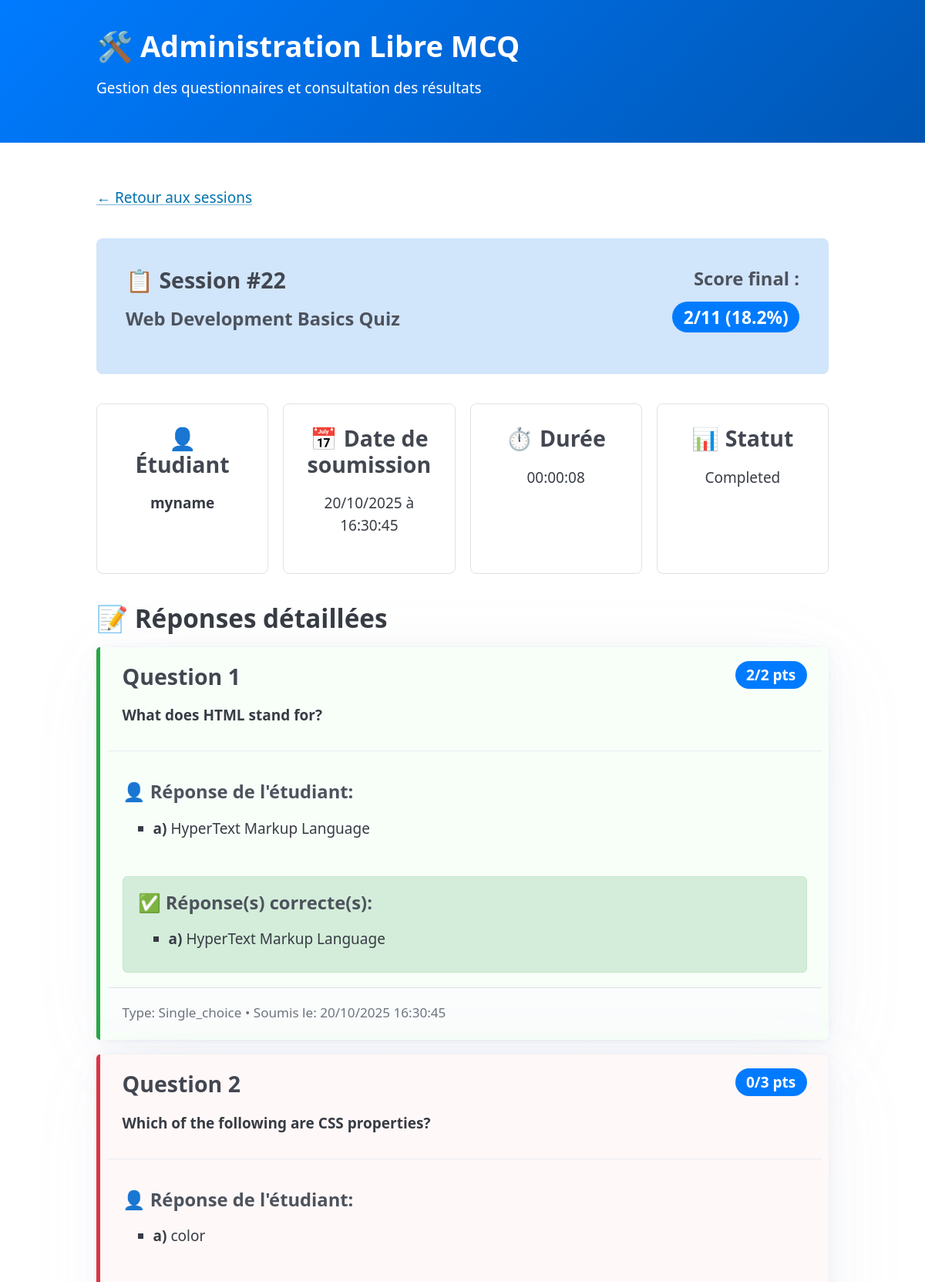
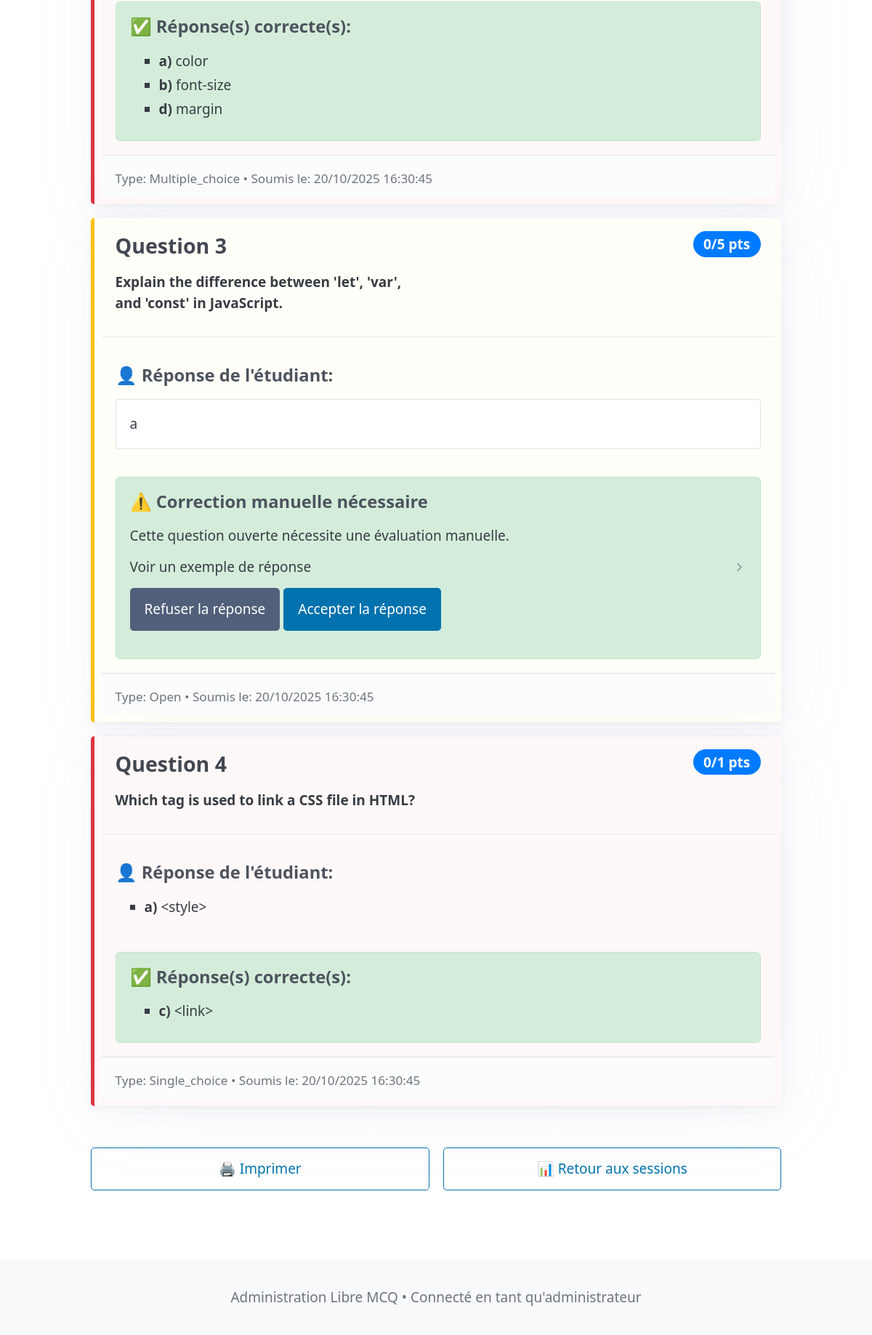
/admin/session_details.php?id=22, run on the app's committed database (2 pictures, top to bottom).
### tables this page shows
CREATE TABLE sessions (
    id INTEGER PRIMARY KEY AUTOINCREMENT,
    mcq_id VARCHAR(255) NOT NULL,
    student_name VARCHAR(255),
    start_time DATETIME DEFAULT CURRENT_TIMESTAMP,
    end_time DATETIME,
    total_score INTEGER DEFAULT 0,
    max_score INTEGER DEFAULT 0,
    percentage DECIMAL(5,2) DEFAULT 0.00,
    status VARCHAR(50) DEFAULT 'in_progress' -- 'in_progress', 'completed'
);

CREATE TABLE answers (
    id INTEGER PRIMARY KEY AUTOINCREMENT,
    session_id INTEGER NOT NULL,
    question_id VARCHAR(255) NOT NULL,
    question_type VARCHAR(50) NOT NULL, -- 'single_choice', 'multiple_choice', 'open', 'text'
    student_answer TEXT, -- Stockage JSON pour les réponses multiples ou texte simple
    correct_answer TEXT, -- Stockage JSON des bonnes réponses
    is_correct BOOLEAN DEFAULT 0,
    points_earned INTEGER DEFAULT 0,
    max_points INTEGER DEFAULT 0,
    created_at DATETIME DEFAULT CURRENT_TIMESTAMP, correction_needed BOOLEAN DEFAULT 0,
    FOREIGN KEY (session_id) REFERENCES sessions(id) ON DELETE CASCADE
);

### admin/session_details.php (called while the page is built, shortened)
<?php
require_once '../incs/functions.php';
require_once '../incs/model.php';
$session_id = intval($_GET['id'] ?? 0);
try {
    $session_data = get_session_results($session_id);
} catch (Exception $e) {
    header('Location: index.php?error=session_not_found');
    exit;
}
$session = $session_data['session'];
$answers = $session_data['answers'];
$mcq_data = read_mcq_data("../data/" . $session['mcq_id']);
require_once '../templates/admin/session_details.php';

### incs/model.php (called while the page is built, shortened)
<?php
function get_database_connection($db_path = null) {
    if ($db_path === null) {
        $db_path = __DIR__ . '/../data/database.sqlite';
    }
    try {
        $pdo = new PDO("sqlite:$db_path");
        $pdo->setAttribute(PDO::ATTR_ERRMODE, PDO::ERRMODE_EXCEPTION);
        $pdo->setAttribute(PDO::ATTR_DEFAULT_FETCH_MODE, PDO::FETCH_ASSOC);
        return $pdo;
    } catch (PDOException $e) {
        throw new Exception("Erreur de connexion à la base de données : " . $e->getMessage());
    }
}
function get_session_results($session_id) {
    try {
        $pdo = get_database_connection();
        $stmt = $pdo->prepare("SELECT * FROM sessions WHERE id = ?");
        $stmt->execute([$session_id]);
        $session = $stmt->fetch();
        $stmt = $pdo->prepare("SELECT * FROM answers WHERE session_id = ? ORDER BY question_id");
        $stmt->execute([$session_id]);
        $answers = $stmt->fetchAll();
        return [
            'session' => $session,
            'answers' => $answers
        ];
    } catch (PDOException $e) {
        throw new Exception("Erreur lors de la récupération des résultats : " . $e->getMessage());
    }
}

### incs/functions.php (called while the page is built, shortened)
<?php
    function read_mcq_data($mcq_dir)
    {
        $result = null;
        $data_file = $mcq_dir . DIRECTORY_SEPARATOR . 'mcq.json';
        if (file_exists($data_file))
        {
            $json_content = file_get_contents($data_file);
            $result = json_decode($json_content, true);
        }
        if (file_exists($mcq_dir . DIRECTORY_SEPARATOR . 'status.txt'))
        {
            $result['status'] = trim(file_get_contents($mcq_dir . DIRECTORY_SEPARATOR . 'status.txt'));
        }
        if (file_exists($mcq_dir . DIRECTORY_SEPARATOR . 'ai_protect.txt'))
        {
            $result['ai_protect'] = filter_var(trim(file_get_contents($mcq_dir . DIRECTORY_SEPARATOR . 'ai_protect.txt')), FILTER_VALIDATE_BOOLEAN);
        }
        $result['id'] = basename($mcq_dir);
        return $result;
    }

### templates/admin/session_details.php (the view, shortened to what this page needs)
<?php require_once '../templates/admin/incs/header.php'; ?>
    <main class="container">
        <nav class="mb-4">
            <a href="mcq_sessions.php?id=<?= urlencode($session['mcq_id']) ?>">← Retour aux sessions</a>
        </nav>
        <section class="mb-4 px-4 py-4 radius pico-background-azure-100">
            <div class="grid">
                <div>
                    <h3>📋 Session #<?= $session_id ?></h3>
                    <h4><?= htmlspecialchars($mcq_data['title'] ?? 'MCQ') ?></h4>
                </div>
                <div style="text-align: right;">
                    <h4>Score final : </h4>
                    <span class="score-badge" style="font-size: 1.2em;">
                        <?= $session['total_score'] ?>/<?= $session['max_score'] ?>
                        (<?= number_format($session['percentage'], 1) ?>%)
                    </span>
                </div>
            </div>
        </section>
        <div class="info-grid">
            <div class="info-card">
                <h3>👤 Étudiant</h3>
                <p><strong><?= htmlspecialchars($session['student_name']) ?></strong></p>
            </div>
            <div class="info-card">
                <h3>📅 Date de soumission</h3>
                <p><?= date('d/m/Y à H:i:s', strtotime($session['end_time'])) ?></p>
            </div>
            <div class="info-card">
                <h3>⏱️ Durée</h3>
                <p>
                    <?php
                    $start = new DateTime($session['start_time']);
                    $end = new DateTime($session['end_time']);
                    $duration = $start->diff($end);
                    echo $duration->format('%H:%I:%S');
                    ?>
                </p>
            </div>
            <div class="info-card">
                <h3>📊 Statut</h3>
                <p><?= ucfirst($session['status']) ?></p>
            </div>
        </div>
        <section>
            <h2>📝 Réponses détaillées</h2>
            <?php if (empty($answers)): ?>
                <article>
                    <p style="text-align: center; color: #6c757d;">
                        Aucune réponse enregistrée pour cette session.
                    </p>
                </article>
            <?php else: ?>
                <?php
                $question_index = 1;
                foreach ($answers as $answer):
                    $student_answers = json_decode($answer['student_answer'], true);
                    $correct_answers = json_decode($answer['correct_answer'], true);
                    $question = null;
                    if ($mcq_data && isset($mcq_data['questions'])) {
                        foreach ($mcq_data['questions'] as $q) {
                            if ($q['id'] == $answer['question_id']) {
                                $question = $q;
                                break;
                            }
                        }
                    }
                    if ($answer['correction_needed']) {
                        $css_class = 'answer-manual';
                    } elseif ($answer['is_correct']) {
                        $css_class = 'answer-correct';
                    } else {
                        $css_class = 'answer-incorrect';
                    }
                ?>
                    <article class="answer-card px-3 py-3 mb-2 <?= $css_class ?>" id="answer-<?= htmlspecialchars($answer['id'])?>">
                        <header>
                            <div class="grid">
                                <div>
                                    <h3>Question <?= $question_index++ ?></h3>
                                    <?php if ($question): ?>
                                        <p><strong><?= htmlspecialchars($question['question']) ?></strong></p>
                                    <?php else: ?>
                                        <p><em>Question ID: <?= htmlspecialchars($answer['question_id']) ?></em></p>
                                    <?php endif; ?>
                                </div>
                                <div style="text-align: right;">
                                    <span class="score-badge">
                                        <?= $answer['points_earned'] ?>/<?= $answer['max_points'] ?> pts
                                    </span>
                                </div>
                            </div>
                        </header>
                        <div class="my-2 py-2">
                            <h4>👤 Réponse de l'étudiant:</h4>
                            <?php if (empty($student_answers) || (is_array($student_answers) && empty($student_answers[0]))): ?>
                                <p><em style="color: #dc3545;">Aucune réponse fournie</em></p>
                            <?php else: ?>
                                <?php if ($answer['question_type'] === 'open'): ?>
                                    <div style="background: white; padding: 1rem; border-radius: 4px; border: 1px solid #dee2e6;">
                                        <?= nl2br(htmlspecialchars(is_array($student_answers) ? ($student_answers[0] ?? '') : $student_answers)) ?>
                                    </div>
                                <?php else: ?>
                                    <ul style="margin: 0.5rem 0;">
                                        <?php
                                        $answers_array = is_array($student_answers) ? $student_answers : [$student_answers];
                                        foreach ($answers_array as $ans):
                                            if (!empty($ans)):
                                        ?>
                                            <li>
                                                <strong><?= htmlspecialchars($ans) ?>)</strong>
                                                <?php if ($question && isset($question['options'][$ans])): ?>
                                                    <?= htmlspecialchars($question['options'][$ans]) ?>
                                                <?php endif; ?>
                                            </li>
                                        <?php
                                            endif;
                                        endforeach;
                                        ?>
                                    </ul>
                                <?php endif; ?>
                            <?php endif; ?>
                        </div>
                        <?php if (!empty($correct_answers) && $answer['question_type'] !== 'open'): ?>
                            <div class="correct-answer">
                                <h4>✅ Réponse(s) correcte(s):</h4>
                                <ul style="margin: 0.5rem 0;">
                                    <?php foreach ($correct_answers as $correct): ?>
                                        <li>
                                            <strong><?= htmlspecialchars($correct) ?>)</strong>
                                            <?php if ($question && isset($question['options'][$correct])): ?>
                                                <?= htmlspecialchars($question['options'][$correct]) ?>
                                            <?php endif; ?>
                                        </li>
                                    <?php endforeach; ?>
                                </ul>
                            </div>
                        <?php elseif ($answer['question_type'] === 'open'): ?>
                            <div class="correct-answer">
                                <?php if ($answer['correction_needed']): ?>
                                    <h4>⚠️ Correction manuelle nécessaire</h4>
                                    <p>Cette question ouverte nécessite une évaluation manuelle.</p>
                                <?php endif ; ?>
                                <?php if ($question && !empty($question['answer'])): ?>
                                    <details>
                                        <summary>Voir un exemple de réponse</summary>
                                    </details>
                                <?php endif; ?>
                                <?php if ($answer['correction_needed']): ?>
                                    <section>
                                        <a role="button" class="secondary" href="./correct_answer.php?answer_id=<?= htmlspecialchars($answer['id']) ?>&is_correct=0">Refuser la réponse</a>
                                        <a role="button" class="primary" href="./correct_answer.php?answer_id=<?= htmlspecialchars($answer['id']) ?>&is_correct=1">Accepter la réponse</a>
                                    </section>
                                <?php endif; ?>
                            </div>
                        <?php endif; ?>
                        <footer style="margin-top: 1rem; padding-top: 1rem; border-top: 1px solid #dee2e6; font-size: 0.9em; color: #6c757d;">
                            Type: <?= ucfirst($answer['question_type']) ?> •
                            Soumis le: <?= date('d/m/Y H:i:s', strtotime($answer['created_at'])) ?>
                        </footer>
                    </article>
                <?php endforeach; ?>
            <?php endif; ?>
        </section>
        <section style="margin-top: 3rem; text-align: center;">
            <div class="grid">
                <button onclick="window.print()" role="button" class="outline">
                    🖨️ Imprimer
                </button>
                <a href="mcq_sessions.php?id=<?= urlencode($session['mcq_id']) ?>" role="button" class="outline">
                    📊 Retour aux sessions
                </a>
            </div>
        </section>
    </main>
<?php require_once '../templates/admin/incs/footer.php'; ?>

### assets/styles.css (style rules this page uses)
.mb-2 { margin-bottom: 1rem; }
.mb-4 { margin-bottom: 2rem; }
.my-2 { margin-top: 1rem; margin-bottom: 1rem; }
.px-3 { padding-left: 1.5rem; padding-right: 1.5rem; }
.px-4 { padding-left: 2rem; padding-right: 2rem; }
.py-2 { padding-top: 1rem; padding-bottom: 1rem; }
.py-3 { padding-top: 1.5rem; padding-bottom: 1.5rem; }
.py-4 { padding-top: 2rem; padding-bottom: 2rem; }
.score-badge { background: #007bff; color: white; padding: 0.25rem 0.75rem; border-radius: 20px; font-weight: bold; }
.answer-card header { background-color: transparent; }
.answer-correct { border-left: 5px solid #28a745; background: #f8fff9; }
.answer-incorrect { border-left: 5px solid #dc3545; background: #fff8f8; }
.answer-manual { border-left: 5px solid #ffc107; background: #fffef8; }
.radius { border-radius: 8px; }
.correct-answer { background: #d4edda; padding: 1rem; border-radius: 6px; margin: 1rem 0; border: 1px solid #c3e6cb; }
.info-grid { display: grid; grid-template-columns: repeat(auto-fit, minmax(200px, 1fr)); gap: 1rem; margin: 2rem 0; }
.info-card { background: white; border: 1px solid #dee2e6; border-radius: 8px; padding: 1.5rem; text-align: center; }

### data on the page
sessions: mcq "Web Development Basics Quiz", total_score "2", max_score "11", percentage "18.2", student_name "myname", end_time "20/10/2025 à 16:30:45", $duration->format('%H:%I:%S') "00:00:08", status "Completed"
answers: question "What does HTML stand for?", points_earned "2", max_points "2", student_answer "a", student_answer "HyperText Markup Language", correct_answer "a", correct_answer "HyperText Markup Language", question_type "Single_choice", created_at "20/10/2025 16:30:45"
answers: question "Which of the following are CSS properties?", points_earned "0", max_points "3", student_answer "a", student_answer "color", correct_answer "a", correct_answer "color", correct_answer "b", correct_answer "font-size", correct_answer "d", correct_answer "margin", question_type "Multiple_choice", created_at "20/10/2025 16:30:45"
answers: question "Explain the difference between 'let', 'var', and 'const' in JavaScript.", points_earned "0", max_points "5", student_answer "a", correction_needed "⚠️ Correction manuelle nécessaire", shows "Cette question ouverte nécessite une évaluation manuelle.", question_type "Open", created_at "20/10/2025 16:30:45"
answers: question "Which tag is used to link a CSS file in HTML?", points_earned "0", max_points "1", student_answer "a", student_answer "<style>", correct_answer "c", correct_answer "<link>", question_type "Single_choice", created_at "20/10/2025 16:30:45"

### other printed values
$session_id "22"
